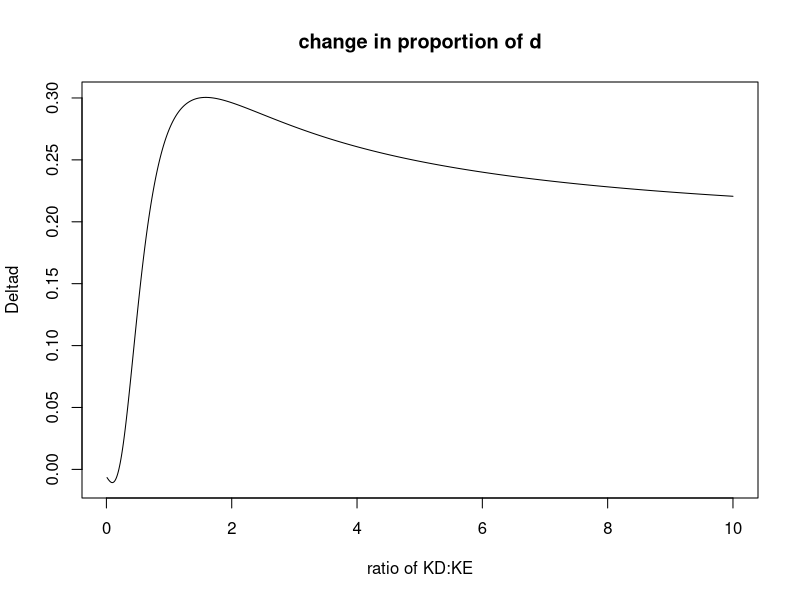

The R script that drew this image:
numYears=5

###################

#Parameters:
KE=1000 #in numbers of individuals
lambdaEe=1.5
lambdaEd=.7
lambdaDe=.9
lambdaDd=4.93

#For initializing: give intial ratio of e to d, plus the number of individuals in ND and NE
initdToTot=.1          #initial d to total ratio



########################
#########################
#Actual code:
count=1
bins=1000
deltad=numeric(bins)
vectorKD=seq(.01*KE,10*KE,length.out=bins)
ratioK=vectorKD/KE
for(count in 1:bins){
KD=vectorKD[count]
cat(KD)
initTotPop=KE+KD    #total size of combined populations

#creating vectors
Ntotd=numeric(numYears)
Ntote=Ntotd
Ntot=Ntotd
NDd=Ntotd
NDe=Ntotd
NEd=Ntotd
NEe=Ntotd
#initializing vectors
Ntotd[1]=initdToTot*(initTotPop)
Ntote[1]=(1-initdToTot)*(initTotPop)
Ntot=initTotPop
if(initdToTot>.5){ #d is more than half the pop, D is the source, E is the sink
		#cat("d is more common, D is the source")
		NDd[1]=(Ntotd[1]/Ntot[1])*KD
		NDe[1]=(Ntote[1]/Ntot[1])*KD
		NEd[1]=(Ntotd[1]/Ntot[1])*min(KE,(Ntotd[1]+Ntote[1]-KD))
		NEe[1]=(Ntote[1]/Ntot[1])*min(KE,(Ntotd[1]+Ntote[1]-KD))
	}else{ #e is more than half the pop, E is the source
		#cat("e is more common, E is the source")
		NEd[1]=(Ntotd[1]/Ntot[1])*KE
		NEe[1]=(Ntote[1]/Ntot[1])*KE
		NDd[1]=(Ntotd[1]/Ntot[1])*min(KD,(Ntotd[1]+Ntote[1]-KE))
		NDe[1]=(Ntote[1]/Ntot[1])*min(KD,(Ntotd[1]+Ntote[1]-KE))
	}
#############
#first year is 


for(t in 2:numYears){
	Ntotd[t]=NDd[t-1]*lambdaDd+NEd[t-1]*lambdaEd #finding the total number of d individuals produced this year
	#cat(Ntotd[t])
	Ntote[t]=NEe[t-1]*lambdaEe+NDe[t-1]*lambdaDe #ditto for e individuals
	#cat(Ntote[t])
	Ntot[t]=Ntotd[t]+Ntote[t] #total number of individuals of any type
	#cat(Ntotd[t])
	#cat(" ")
	#cat(Ntot[t])
	#cat("   ")
	if((Ntotd[t]/Ntot[t])>.5){ #d is more than half the pop, D is the source, E is the sink
		#cat("d is more common, D is the source")
		NDd[t]=(Ntotd[t]/Ntot[t])*KD
		NDe[t]=(Ntote[t]/Ntot[t])*KD
		NEd[t]=(Ntotd[t]/Ntot[t])*min(KE,(Ntotd[t]+Ntote[t]-KD))
		NEe[t]=(Ntote[t]/Ntot[t])*min(KE,(Ntotd[t]+Ntote[t]-KD))
	}else{ #e is more than half the pop, E is the source
		#cat("e is more common, E is the source")
		NEd[t]=(Ntotd[t]/Ntot[t])*KE
		NEe[t]=(Ntote[t]/Ntot[t])*KE
		NDd[t]=(Ntotd[t]/Ntot[t])*min(KD,(Ntotd[t]+Ntote[t]-KE))
		NDe[t]=(Ntote[t]/Ntot[t])*min(KD,(Ntotd[t]+Ntote[t]-KE))
	}
}
deltad[count]=(Ntotd[numYears]-Ntotd[numYears-1])/Ntot[numYears]
}
plot(ratioK,type="line",deltad,main="change in proportion of d",xlab="ratio of KD:KE",ylab="Deltad")
